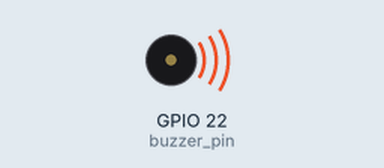
Simulated run of this program. Board: Raspberry Pi (BCM pin numbers), started with the arguments 3 3. On the bench: buzzer (waves = sounding, pin HIGH). At 3.0 s the program stops and its outputs stay as they are.

Above: at 0.08 s.
Timing chart, 0 to 3.0 s (numbered marks = the images above):
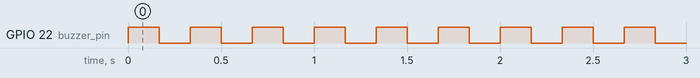

Measured:
- by itself, GPIO 22 (buzzer_pin): alternates HIGH for 0.17 s and LOW for 0.17 s, 18 changes in all, then stays LOW

The program:

buzzer.py
```python
import RPi.GPIO as GPIO   #import the GPIO library
import time #import the time library
import sys

buzzer_pin = 22
GPIO.setmode(GPIO.BCM)#Use the Broadcom method for naming the GPIO pins
GPIO.setup(buzzer_pin, GPIO.OUT)

def buzz(pitch, duration):   #create the function "buzz" and feed it the pitch and duration)
 period = 1.0 / pitch     #in physics, the period (sec/cyc) is the inverse of the frequency (cyc/sec)
 delay = period / 2     #calcuate the time for half of the wave
 cycles = int(duration * pitch)   #the number of waves to produce is the duration times the frequency

 for i in range(cycles):    #start a loop from 0 to the variable "cycles" calculated above
   GPIO.output(buzzer_pin, True)
   time.sleep(delay)
   GPIO.output(buzzer_pin, False)
   time.sleep(delay)

pitch_s = sys.argv[1]
pitch = float(pitch_s)
duration_s = sys.argv[2]
duration = float(duration_s)
buzz(pitch, duration)  #feed the pitch and duration to the function, "buzz"
```
